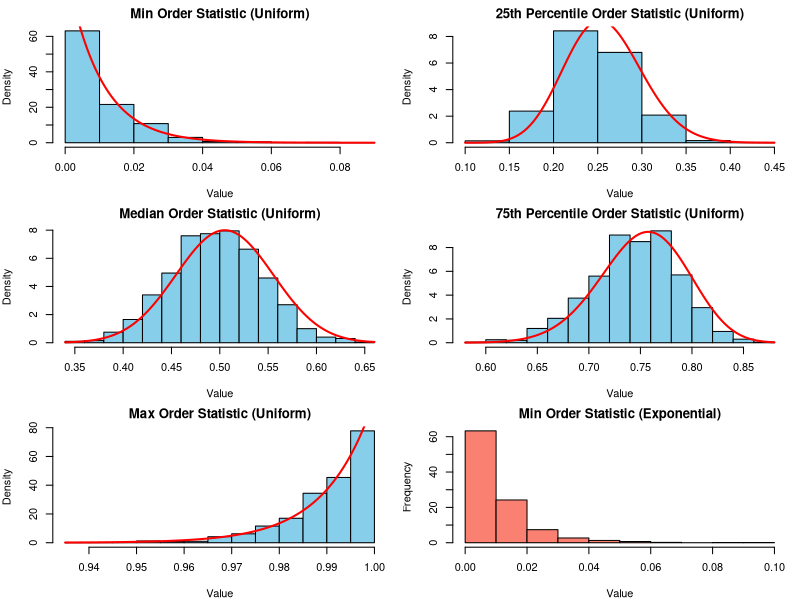
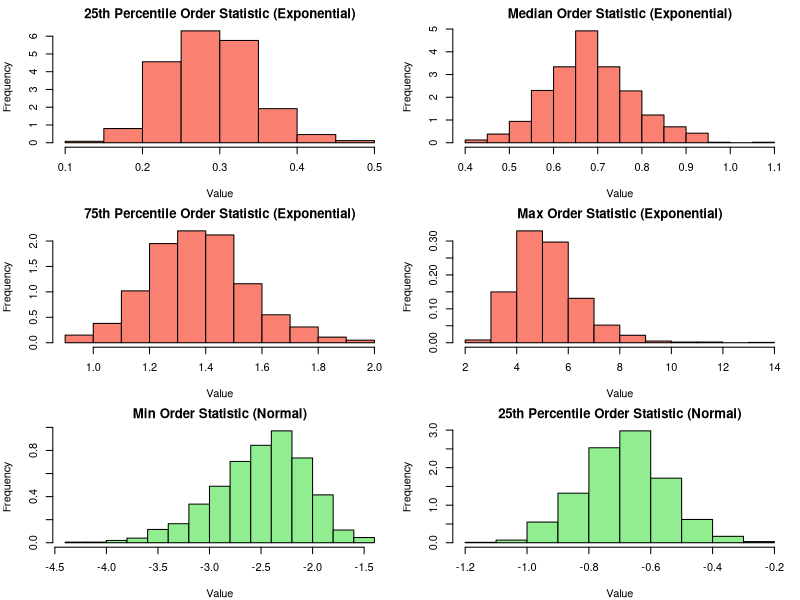
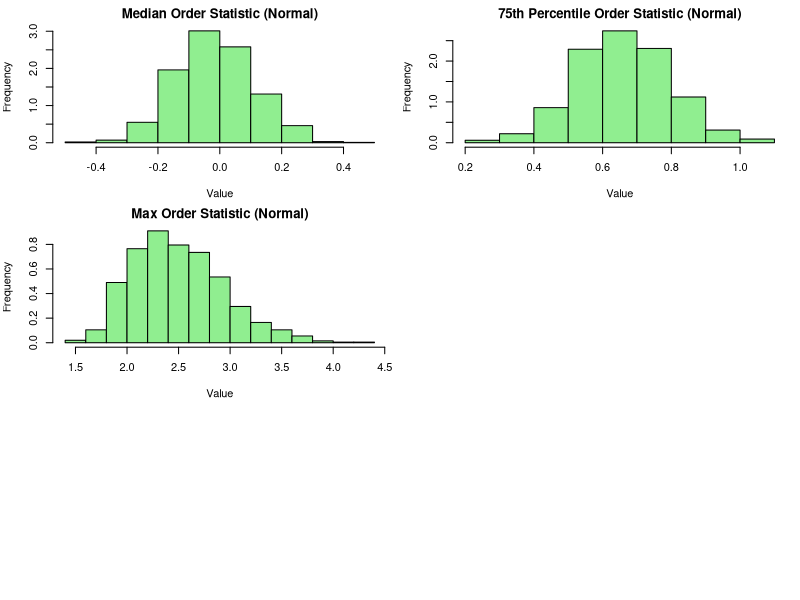

Recreate these plots in R, in order.
## ---- chunk 1
knitr::opts_chunk$set(echo = TRUE)
## ---- chunk 2
# Parameters for the simulations and beta distributions
n <- 1000  # Number of simulations
sample_size <- 100  # Size of each sample
labels <- c('Min', '25th Percentile', 'Median', '75th Percentile', 'Max')
beta_params <- list(c(1, sample_size), c(26, 75), c(51, 50), c(76, 25), c(sample_size, 1))

# Generate and plot the order statistics for the uniform distribution
par(mfrow=c(3,2), mar=c(4,4,2,1))
for (i in 1:5) {
  # Generate samples
  samples <- matrix(runif(n * sample_size), nrow = n)
  samples <- t(apply(samples, 1, sort))
  order_stat <- samples[,c(1, sample_size/4, sample_size/2, 3*sample_size/4, sample_size)]
  
  # Plotting
  hist(order_stat[,i], freq=FALSE, main=paste(labels[i], "Order Statistic (Uniform)"),
       xlab="Value", ylab="Density", col="skyblue")
  curve(dbeta(x, beta_params[[i]][1], beta_params[[i]][2]), 
        add=TRUE, col="red", lwd=2)
}

# Generate and plot the order statistics for the exponential distribution
lambda_param <- 1  # rate parameter for the exponential distribution
for (i in 1:5) {
  samples <- matrix(rexp(n * sample_size, rate = lambda_param), nrow = n)
  samples <- t(apply(samples, 1, sort))
  order_stat <- samples[,c(1, sample_size/4, sample_size/2, 3*sample_size/4, sample_size)]
  
  hist(order_stat[,i], freq=FALSE, main=paste(labels[i], "Order Statistic (Exponential)"),
       xlab="Value", ylab="Frequency", col="salmon")
}

# Generate and plot the order statistics for the normal distribution
mu <- 0  # mean
sigma <- 1  # standard deviation
for (i in 1:5) {
  samples <- matrix(rnorm(n * sample_size, mean = mu, sd = sigma), nrow = n)
  samples <- t(apply(samples, 1, sort))
  order_stat <- samples[,c(1, sample_size/4, sample_size/2, 3*sample_size/4, sample_size)]
  
  hist(order_stat[,i], freq=FALSE, main=paste(labels[i], "Order Statistic (Normal)"),
       xlab="Value", ylab="Frequency", col="lightgreen")
}

# Reset plotting layout
par(mfrow=c(1,1))


## ---- chunk 3
# Define the transition matrix
P <- matrix(c(0.9, 0.05, 0.05,
              0.1, 0.8, 0.1,
              0.0, 0.0, 1.0), nrow = 3, byrow = TRUE)

# Define the initial state (assuming the machine starts in the Operating state)
state <- c(1, 0, 0)  # The machine is in the 'Operating' state at the start

# Define the number of days to simulate
n_days <- 10

# Simulation of Markov chain over n days
for (i in 1:n_days) {
  state <- as.numeric(state %*% P)
  cat(sprintf("Day %d: Operating = %.2f, Idle = %.2f, Maintenance = %.2f\n", 
              i, state[1], state[2], state[3]))
}

## ---- chunk 4
# Given rotation times data
rotation_times <- c(
  21.80086, 23.74087, 24.6675, 22.1376, 21.4186,
  23.80423, 23.11184, 24.23174, 24.826, 21.44181,
  22.09314, 22.96205, 22.27362, 23.23669, 22.05037,
  21.8075, 22.5501, 24.55148, 23.21969, 24.36872,
  24.56083, 23.8828, 21.84536, 21.90287, 21.55993,
  22.91966, 22.74965, 24.86386, 21.56766, 24.81992,
  22.77892, 21.23745, 22.1006, 21.12459, 21.05793
)

# Convert to data frame
df <- data.frame(Rotation_Time = rotation_times)

# Constants
arm_length <- 1320  # Length of the arm in feet

# Calculate rotation speed in feet per hour
df$Rotation_Speed <- 2* pi * arm_length / df$Rotation_Time

# Calculate mean and standard deviation of the rotation speeds
mean_speed <- mean(df$Rotation_Speed)
std_speed <- sd(df$Rotation_Speed)  # By default, R uses ddof = 1 for sample standard deviation

# Calculate the 90% confidence interval for the rotation speed
# The 't' distribution is used because we presumably have a sample, not the entire population
confidence_level <- 0.90
degrees_of_freedom <- length(df$Rotation_Speed) - 1
t_critical <- qt((1 + confidence_level) / 2, degrees_of_freedom)

margin_of_error <- t_critical * (std_speed / sqrt(length(df$Rotation_Speed)))

lower_bound <- mean_speed - margin_of_error
upper_bound <- mean_speed + margin_of_error

# Output the results
cat(sprintf('Mean Rotation Speed: %.2f feet per hour\n', mean_speed))
cat(sprintf('Standard Deviation: %.2f feet per hour\n', std_speed))
cat(sprintf('90%% Confidence Interval: (%.2f, %.2f) feet per hour\n', lower_bound, upper_bound))

